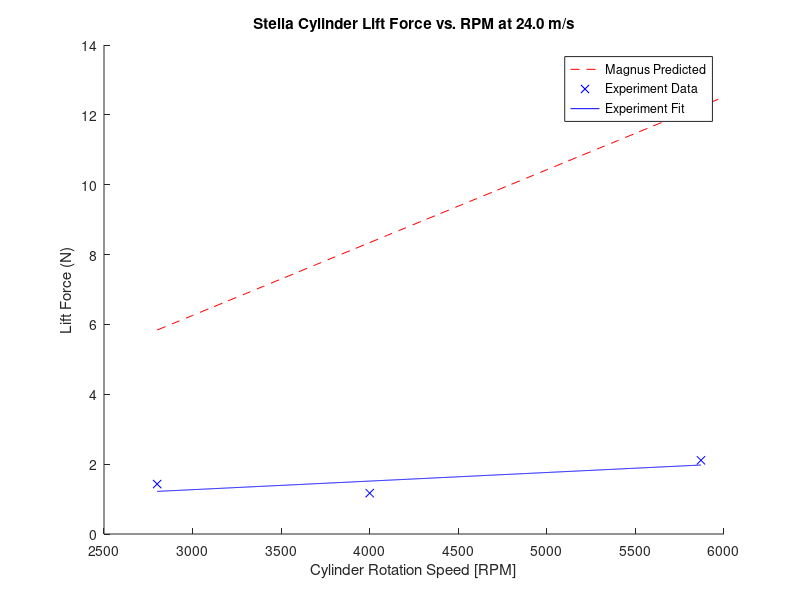
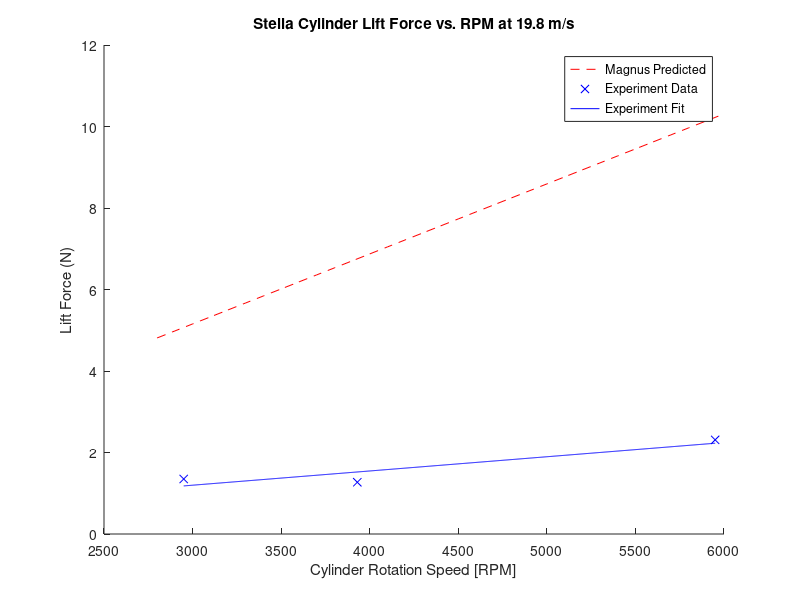
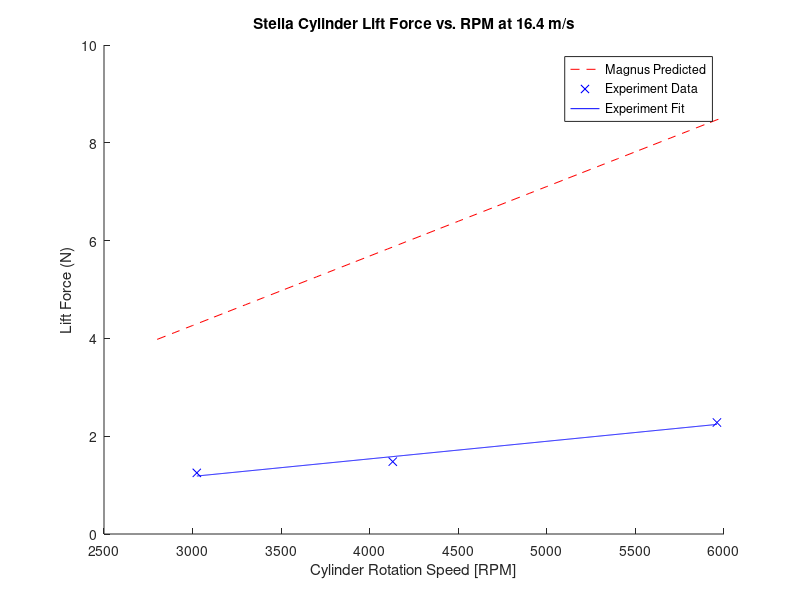
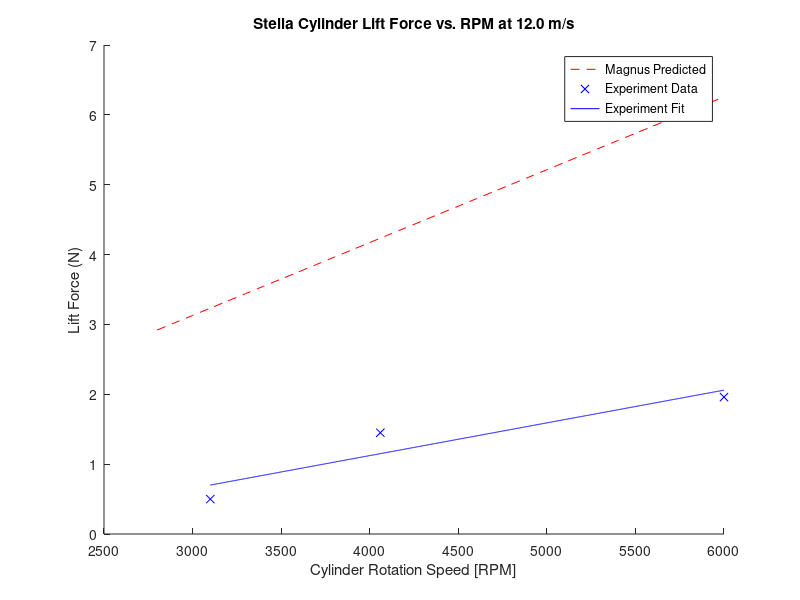

These charts were generated, in order, by the following MATLAB code: (Note: this script raises an error after producing the figures.)
clear all;
close all;
clc;
% Magnus Effect Overview
% Variables:
% FL: lift force - measured by force balance
% rho: air density - calculated from the day's atmospheric pressure
% v: air speed - calculated using pitot tube
% G: vortex strength - found using G = 2*pi*r^2*omega
%                                   r: cylinder radius
%                                   omega: RPM in rad/s
% L: length of the cylinder
% FL = rho*v*G*L = rho*v*4*pi^2*r^2*omega*L = rho*v*4*pi^2*r^2*omega*L
% 
% Topics to analyze:
% 1. Effect of changing RPM on lift force at constant wind speed
%       - expect linear relationship
% 2. Effect of changing wind speed on lift force at constant RPM
%       - expect linear relationship
% 3. Effect of linearly increasing wind speed on lift force
%       - expect linear relationship

%%%%%%%%%%%%%%%%%%%%%%%%%%%%%%%%%%%%%%%%%%%%%%%%%%%%%%%%%%
% Authors: Feng, Zhangxi; Popecki, Simon; Skinner, James %
% Course: ME646                                          %
% Project: Cylindrical Airfoil Magnus Effect             %
% Date: May 1, 2017                                      %
%%%%%%%%%%%%%%%%%%%%%%%%%%%%%%%%%%%%%%%%%%%%%%%%%%%%%%%%%%

%% Overall experiment variables
% See attached excel sheet for the experiment data
% windspeeds from pitot tube readings:
speed4 = 24.01946618; % [m/s]
speed3 = 19.78614266;
speed2 = 16.36650742;
speed1 = 12.00973309;
airrho = 1.2093;
% [kg/m^3] from ideal gas law and the barometric pressure of the day


%% 1. Effect of RPM on lift force at constant wind speed for each airfoil

%% stella - r = 57.91/2000; % radius in [m]
rStella = 57.91/2000;
LStella = 0.130175; % length of stella in meters
forceStella = [0.5,1.45,1.96;...
            1.25,1.48,2.28;...
            1.35,1.27,2.31;...
            1.43,1.17,2.11];
RPMStella = [3100,4060,6000;...
            3024,4130,5960;...
            2950,3930,5950;...
            2800,4000,5870]; % convert from [rpm] to [rps]
% expected relationship
RPMMagnusStella = (2800:100:6000); % [rpm]

% FL = 4*pi^2*r^2*rho*v*omega*L
FLStella4 = 4*pi^2*rStella^2*airrho*speed4.*RPMMagnusStella/60*LStella;
FLStella3 = 4*pi^2*rStella^2*airrho*speed3.*RPMMagnusStella/60*LStella;
FLStella2 = 4*pi^2*rStella^2*airrho*speed2.*RPMMagnusStella/60*LStella;
FLStella1 = 4*pi^2*rStella^2*airrho*speed1.*RPMMagnusStella/60*LStella;

% polyfitting data to line
% speed4
stellaFit4 = polyfit(RPMStella(4,:),forceStella(4,:),1);
stellaFit4x = 2800:(5870-2800)/1000:5870;
stellaFit4y = stellaFit4x*stellaFit4(1) + stellaFit4(2);
% speed3
stellaFit3 = polyfit(RPMStella(3,:),forceStella(3,:),1);
stellaFit3x = 2950:(5950-2950)/1000:5950;
stellaFit3y = stellaFit3x*stellaFit3(1) + stellaFit3(2);
% speed2
stellaFit2 = polyfit(RPMStella(2,:),forceStella(2,:),1);
stellaFit2x = 3024:(5960-3024)/1000:5960;
stellaFit2y = stellaFit2x*stellaFit2(1) + stellaFit2(2);
% speed1
stellaFit1 = polyfit(RPMStella(1,:),forceStella(1,:),1);
stellaFit1x = 3100:(6000-3100)/1000:6000;
stellaFit1y = stellaFit1x*stellaFit1(1) + stellaFit1(2);

% speed4 plots
figure;
hold on;
plot(RPMMagnusStella,FLStella4,'r--');
plot(RPMStella(4,:),forceStella(4,:),'bx',stellaFit4x,stellaFit4y,'b');
xlabel('Cylinder Rotation Speed [RPM]');
ylabel('Lift Force (N)');
title('Stella Cylinder Lift Force vs. RPM at 24.0 m/s');
l = legend('Magnus Predicted','Experiment Data','Experiment Fit','Location','best');
%set(l,'FontSize',12);

% speed3 plots
figure;
hold on;
plot(RPMMagnusStella,FLStella3,'r--');
plot(RPMStella(3,:),forceStella(3,:),'bx',stellaFit3x,stellaFit3y,'b');
xlabel('Cylinder Rotation Speed [RPM]');
ylabel('Lift Force (N)');
title('Stella Cylinder Lift Force vs. RPM at 19.8 m/s');
l = legend('Magnus Predicted','Experiment Data','Experiment Fit','Location','best');
%set(l,'FontSize',12);

% speed2 plots
figure;
hold on;
plot(RPMMagnusStella,FLStella2,'r--');
plot(RPMStella(2,:),forceStella(2,:),'bx',stellaFit2x,stellaFit2y,'b');
xlabel('Cylinder Rotation Speed [RPM]');
ylabel('Lift Force (N)');
title('Stella Cylinder Lift Force vs. RPM at 16.4 m/s');
l = legend('Magnus Predicted','Experiment Data','Experiment Fit','Location','best');
%set(l,'FontSize',12);

% speed1 plots
figure;
hold on;
plot(RPMMagnusStella,FLStella1,'r--');
plot(RPMStella(1,:),forceStella(1,:),'bx',stellaFit1x,stellaFit1y,'b');
xlabel('Cylinder Rotation Speed [RPM]');
ylabel('Lift Force (N)');
title('Stella Cylinder Lift Force vs. RPM at 12.0 m/s');
l = legend('Magnus Predicted','Experiment Data','Experiment Fit','Location','best');
%set(l,'FontSize',12);

%% Bud - r = 83.82/2000; % radius in [m]
rBud = 83.82/2000; % finding radius from diamter in [mm] to [m]
LBud = 0.1762125; % length of bud cylinder in meters
forceBud = [2.3,3.17,1.65;...
            0,0,0;...
            10.13,21.92,13.91;...
            10.25,13.11,8.97];
RPMBud = [3200,4940,5800;...
        0,0,0;...
        3291,4700,5844;...
        3100,4860,5916]; % convert from [rpm] to [rps]
% expected relationship
RPMMagnusBud = (2500:100:6000); % [rpm]

% FL = 4*pi^2*r^2*rho*v*omega*L
FLBud4 = 4*pi^2*rBud^2*airrho*speed4.*RPMMagnusBud/60*LBud;
FLBud3 = 4*pi^2*rBud^2*airrho*speed3.*RPMMagnusBud/60*LBud;
FLBud2 = 4*pi^2*rBud^2*airrho*speed2.*RPMMagnusBud/60*LBud;
FLBud1 = 4*pi^2*rBud^2*airrho*speed1.*RPMMagnusBud/60*LBud;

% polyfitting data to line
% speed4
budFit4 = polyfit(RPMBud(4,:),forceBud(4,:),1);
budFit4x = 3100:(5916-3100)/1000:5916;
budFit4y = budFit4x*budFit4(1) + budFit4(2);
% speed3
budFit3 = polyfit(RPMBud(3,:),forceBud(3,:),1);
budFit3x = 3291:(5844-3291)/1000:5844;
budFit3y = budFit3x*budFit3(1) + budFit3(2);
% speed1
budFit1 = polyfit(RPMBud(1,:),forceBud(1,:),1);
budFit1x = 3200:(5800-3200)/1000:5800;
budFit1y = budFit1x*budFit1(1) + budFit1(2);

% speed4 plots
figure;
hold on;
plot(RPMMagnusBud,FLBud4,'r--');
plot(RPMBud(4,:),forceBud(4,:),'bx',budFit4x,budFit4y,'b');
xlabel('Cylinder Rotation Speed [RPM]');
ylabel('Lift Force (N)');
title('Bud Heavy Cylinder Lift Force vs. RPM at 24.0 m/s');
l = legend('Magnus Predicted','Experiment Data','Experiment Fit','Location','best');
%set(l,'FontSize',12);

% speed3 plots
figure;
hold on;
plot(RPMMagnusBud,FLBud3,'r--');
plot(RPMBud(3,:),forceBud(3,:),'bx',budFit3x,budFit3y,'b');
xlabel('Cylinder Rotation Speed [RPM]');
ylabel('Lift Force (N)');
title('Bud Heavy Lift Force vs. RPM at 19.8 m/s');
l = legend('Magnus Predicted','Experiment Data','Experiment Fit','Location','best');
%set(l,'FontSize',12);

% speed2 plot for Bud does not exist

% speed1 plots
figure;
hold on;
plot(RPMMagnusBud,FLBud1,'r--');
plot(RPMBud(1,:),forceBud(1,:),'bx',budFit1x,budFit1y,'b');
xlabel('Cylinder Rotation Speed [RPM]');
ylabel('Lift Force (N)');
title('Bud Heavy Cylinder Lift Force vs. RPM at 12.0 m/s');
l = legend('Magnus Predicted','Experiment Data','Experiment Fit','Location','best');
%set(l,'FontSize',12);

%% Quaker - r = 128.27/2000; % radius in [m]
rQuaker = 128.27/2000;
LQuaker = 0.2286; % length of quaker oats cylinder in meters
forceQuaker = [3.72,3.14,4.35;...
            6,4.97,5.26;...
            8.42,7.25,7.67;...
            10.6,15.5,10.43];
RPMQuaker = [3720,4560,5560;...
            3660,4470,5630;...
            3675,4050,5500;...
            3000,3160,5200]; % convert from [rpm] to [rps]
% expected relationship
RPMMagnusQuaker = (2500:100:6000); % [rpm]

% FL = 4*pi^2*r^2*rho*v*omega*L
FLQuaker4 = 4*pi^2*rQuaker^2*airrho*speed4.*RPMMagnusQuaker/60*LQuaker;
FLQuaker3 = 4*pi^2*rQuaker^2*airrho*speed3.*RPMMagnusQuaker/60*LQuaker;
FLQuaker2 = 4*pi^2*rQuaker^2*airrho*speed2.*RPMMagnusQuaker/60*LQuaker;
FLQuaker1 = 4*pi^2*rQuaker^2*airrho*speed1.*RPMMagnusQuaker/60*LQuaker;

% polyfitting data to line
% speed4
quakerFit4 = polyfit(RPMQuaker(4,:),forceQuaker(4,:),1);
quakerFit4x = 3000:(5200-3000)/1000:5200;
quakerFit4y = quakerFit4x*quakerFit4(1) + quakerFit4(2);
% speed3
quakerFit3 = polyfit(RPMQuaker(3,:),forceQuaker(3,:),1);
quakerFit3x = 3675:(5500-3675)/1000:5500;
quakerFit3y = quakerFit3x*quakerFit3(1) + quakerFit3(2);
% speed2
quakerFit2 = polyfit(RPMQuaker(2,:),forceQuaker(2,:),1);
quakerFit2x = 3660:(5630-3660)/1000:5630;
quakerFit2y = quakerFit2x*quakerFit2(1) + quakerFit2(2);
% speed1
quakerFit1 = polyfit(RPMQuaker(1,:),forceQuaker(1,:),1);
quakerFit1x = 3720:(5560-3720)/1000:5560;
quakerFit1y = quakerFit1x*quakerFit1(1) + quakerFit1(2);

% speed4 plots
figure;
hold on;
plot(RPMMagnusQuaker,FLQuaker4,'r--');
plot(RPMQuaker(4,:),forceQuaker(4,:),'bx',quakerFit4x,quakerFit4y,'b');
xlabel('Cylinder Rotation Speed [RPM]');
ylabel('Lift Force (N)');
title('Quaker Oats Cylinder Lift Force vs. RPM at 24.0 m/s');
l = legend('Magnus Predicted','Experiment Data','Experiment Fit','Location','best');
%set(l,'FontSize',12);

% speed3 plots
figure;
hold on;
plot(RPMMagnusQuaker,FLQuaker3,'r--');
plot(RPMQuaker(3,:),forceQuaker(3,:),'bx',quakerFit3x,quakerFit3y,'b');
xlabel('Cylinder Rotation Speed [RPM]');
ylabel('Lift Force (N)');
title('Quaker Oats Cylinder Lift Force vs. RPM at 19.8 m/s');
l = legend('Magnus Predicted','Experiment Data','Experiment Fit','Location','best');
%set(l,'FontSize',12);

% speed2 plots
figure;
hold on;
plot(RPMMagnusQuaker,FLQuaker2,'r--');
plot(RPMQuaker(2,:),forceQuaker(2,:),'bx',quakerFit2x,quakerFit2y,'b');
xlabel('Cylinder Rotation Speed [RPM]');
ylabel('Lift Force (N)');
title('Quaker Oats Cylinder Lift Force vs. RPM at 16.4 m/s');
l = legend('Magnus Predicted','Experiment Data','Experiment Fit','Location','best');
%set(l,'FontSize',12);

% speed1 plots
figure;
hold on;
plot(RPMMagnusQuaker,FLQuaker1,'r--');
plot(RPMQuaker(1,:),forceQuaker(1,:),'bx',quakerFit1x,quakerFit1y,'b');
xlabel('Cylinder Rotation Speed [RPM]');
ylabel('Lift Force (N)');
title('Quaker Oats Cylinder Lift Force vs. RPM at 12.0 m/s');
l = legend('Magnus Predicted','Experiment Data','Experiment Fit','Location','best');
%set(l,'FontSize',12);

%% comparison to theory completed, looking for patterns within the collected
% data
% plot of just the experimental data
% quaker oats cylinder
figure;
hold on;
plot(RPMQuaker(4,:),forceQuaker(4,:),'--*');
plot(RPMQuaker(3,:),forceQuaker(3,:),'--x');
plot(RPMQuaker(2,:),forceQuaker(2,:),'--d');
plot(RPMQuaker(1,:),forceQuaker(1,:),'--s');
grid on;
xlabel('Rotation Speed (RPM)');
ylabel('Life Force (N)');
title({'Measured Lift Force of Quaker Oats Cylinder vs. RPM','at Constant Wind Speeds'});
l = legend('Location','best','24.0 m/s','19.8 m/s','16.4 m/s','12.0 m/s');
%set(l,'FontSize',12);

% Bud Heavy cylinder
figure;
hold on;
plot(RPMBud(4,:),forceBud(4,:),'--*');
plot(RPMBud(3,:),forceBud(3,:),'--x');
plot(RPMBud(1,:),forceBud(1,:),'--s');
grid on;
xlabel('Rotation Speed (RPM)','FontSize',12);
ylabel('Life Force (N)','FontSize',12);
title({'Measured Lift Force of Bud Heavy Cylinder vs. RPM','at Constant Wind Speeds'});
l = legend('Location','northeast','24.0 m/s','19.8 m/s','12.0 m/s');
%set(l,'FontSize',12);
text(3150,24,'16.4 m/s wind speed has no data','FontSize',12);

% Stella cylinder
figure;
hold on;
plot(RPMStella(4,:),forceStella(4,:),'--*');
plot(RPMStella(3,:),forceStella(3,:),'--x');
plot(RPMStella(2,:),forceStella(2,:),'--d');
plot(RPMStella(1,:),forceStella(1,:),'--s');
grid on;
xlabel('Rotation Speed (RPM)');
ylabel('Life Force (N)');
title({'Measured Lift Force of Stella Cylinder vs. RPM','at Constant Wind Speeds'});
l = legend('Location','best','24.0 m/s','19.8 m/s','16.4 m/s','12.0 m/s');
%set(l,'FontSize',12);

%% 2. Effect of changing wind speed on lift force

%% Calculating Reynolds number for 3 cylinders and all 4 speeds 

speeds1to4 = [speed1,speed2,speed3,speed4];
speeds1to5stella = [speed1,speed2,speed3,speed4,29.420];
nu = 15.11e-6; % (m^2/s) kinematic viscosity of air at room temperature

ReStella = speeds1to5stella.*(rStella*2)/nu;
ReBud = speeds1to4.*(rBud*2)/nu;
ReQuaker = speeds1to4.*(rQuaker*2)/nu;
strReStella = sprintf('Re = %1.3d \n',ReStella);
strReBud = sprintf('Re = %1.3d \n',ReBud);
strReQuaker = sprintf('Re = %1.3d \n',ReQuaker);
disp('Stella Reynolds Number for velocities in increasing magnitude (12.0,16.4,19.8,24.0) m/s')
disp(strReStella)
disp('Bud Heavy Reynolds Number for velocities in increasing magnitude (12.0,19.8,24.0) m/s')
disp(strReBud)
disp('Quaker Reynolds Number for velocities in increasing magnitude (12.0,16.4,19.8,24.0) m/s')
disp(strReQuaker)


%% Plotting all the data
% Experiment was conducted to have approximately the same RPM. Assuming the
% difference in lift force from <300 RPM difference is negligible for the
% purpose of seeking a pattern.

speeds = [speed4,speed3,speed2,speed1];

% Stella Cylinder
figure;
hold on;
plot(speeds,forceStella(:,3),'--*');
plot(speeds,forceStella(:,2),'-.x');
plot(speeds,forceStella(:,1),'k:d');
xlim([10 26]);
xlabel('Wind Speeds (m/s)','FontSize',12);
ylabel('Lift Force (N)','FontSize',12);
title({'Effect of Wind Speed on Stella Cylinder Lift Force','Assuming Constant RPM'});
l = legend('Location','southwest','~3000 RPM','~4000 RPM','~6000 RPM');
%set(l,'FontSize',12);

% Bud Cylinder
figure;
hold on;
plot(speeds([1,3,4]),forceBud([1,3,4],3),'--*');
plot(speeds([1,3,4]),forceBud([1,3,4],2),'-.x');
plot(speeds([1,3,4]),forceBud([1,3,4],1),'k:d');
xlim([10 26]);
xlabel('Wind Speeds (m/s)','FontSize',12);
ylabel('Lift Force (N)','FontSize',12);
title({'Effect of Wind Speed on Bud Cylinder Lift Force','Assuming Constant RPM'});
l = legend('Location','best','~3000 RPM','~5000 RPM','~6000 RPM');
%set(l,'FontSize',12);

% Oats Cylinder
figure;
hold on;
plot(speeds,forceQuaker(:,3),'--*');
plot(speeds,forceQuaker(:,2),'-.x');
plot(speeds,forceQuaker(:,1),'k:d');
xlim([10 26]);
xlabel('Wind Speeds (m/s)','FontSize',12);
ylabel('Lift Force (N)','FontSize',12);
title({'Effect of Wind Speed on Oats Cylinder Lift Force','Assuming Constant RPM'});
l = legend('Location','best','~3500 RPM','~4250 RPM','~5500 RPM');
%set(l,'FontSize',12);

%% fitting the wind speed data
stellaWindRPMfit6k = polyfit(speeds',forceStella(:,1),1);
sWRfitx = speeds(4):(speeds(1) - speeds(4))/10:speeds(1);
sWRfity = sWRfitx*stellaWindRPMfit6k(1) + stellaWindRPMfit6k(2);

figure;
plot(speeds,forceStella(:,1),'*',sWRfitx,sWRfity);
xlabel('Wind Speed (m/s)','FontSize',12);
ylabel('Lift Force (N)','FontSize',12);
title('Lift Force vs. Wind Speed Stella Cylinder at ~6000 rpm');
l = legend('Location','best','Data','Best Fit');
%set(l,'FontSize',12);

budWindRPMfit6k = polyfit(speeds([1,3,4])',forceBud([1,3,4],1),1);
bWRfitx = speeds(4):(speeds(1) - speeds(4))/10:speeds(1);
bWRfity = bWRfitx*budWindRPMfit6k(1) + budWindRPMfit6k(2);

figure;
plot(speeds([1,3,4]),forceBud([1,3,4],1),'*',bWRfitx,bWRfity);
xlabel('Wind Speed (m/s)','FontSize',12);
ylabel('Lift Force (N)','FontSize',12);
title('Lift Force vs. Wind Speed Bud Cylinder ~6000 rpm');
l = legend('Location','best','Data','Best Fit');
%set(l,'FontSize',12);

quakerWindRPMfit6k = polyfit(speeds',forceQuaker(:,1),1);
qWRfitx = speeds(4):(speeds(1) - speeds(4))/10:speeds(1);
qWRfity = qWRfitx*quakerWindRPMfit6k(1) + quakerWindRPMfit6k(2);

figure;
plot(speeds,forceQuaker(:,1),'*',qWRfitx,qWRfity);
xlabel('Wind Speed (m/s)','FontSize',12);
ylabel('Lift Force (N)','FontSize',12);
title('Lift Force vs. Wind Speed Quaker Cylinder ~6000 rpm');
l = legend('Location','best','Data','Best Fit');
%set(l,'FontSize',12);

%% 3. Effect of increasing wind speed on a fixed RPM on the lift force

%% Plotting and fitting
windSpeed = [11.12,16.37,20.3,23.59,26.47,29.42]; % [m/s]
liftForce = [0.67,0.61,0.5,0.4,0.36,0.47]; % [N]

windForceFit = polyfit(windSpeed,liftForce,1);
windForcex = linspace(windSpeed(1),windSpeed(end),6);
windForcey = windForcex*windForceFit(1) + windForceFit(2);

%% Error Analysis
% confidence interval-------------------------------------------
% defining the degree of freedom and confidence interval
N = length(windSpeed);
dF = N - (1 + 1);
confidenceLevel = 0.975; % Matlab uses one-tail probability

% finding the t score
t = tinv(confidenceLevel,dF);
% t = 2.3060

% average value of x axis data
xMean = mean(windSpeed);

% the sum of difference of X - xbar squared
SSxx = sum((windSpeed - xMean).^2);

% finding the term of sum of difference of y axis - yfit squared
SSres = sum((liftForce - windForcey).^2);

% finding Syx
Syx = sqrt(SSres/dF);

% fit confidence interval max and min
fitCf = t*Syx*sqrt(1/N + ((windSpeed - xMean).^2)/SSxx);
minFitCf = windForcey - fitCf;
maxFitCf = windForcey + fitCf;

% measurement confidence interval max and min
measCf = t*Syx*sqrt(1 + 1/N + ((windSpeed - xMean).^2)/SSxx);
minMeaCf = windForcey - measCf;
maxMeaCf = windForcey + measCf;
% confidence interval ends--------------------------------------

%% Plotting everythang
figure;
plot(windSpeed,liftForce,'x',windForcex,windForcey);
hold on;
p1 = plot(windSpeed,minFitCf,'r:');
p2 = plot(windSpeed,maxFitCf,'r:');
p3 = plot(windSpeed,minMeaCf,'b--');
p4 = plot(windSpeed,maxMeaCf,'b--');
set(get(get(p2,'Annotation'),'LegendInformation'),...
    'IconDisplayStyle','off');
set(get(get(p4,'Annotation'),'LegendInformation'),...
    'IconDisplayStyle','off');
xlabel('Wind Speed (m/s)','FontSize',12);
ylabel('Lift Force (N)','FontSize',12);
title('Lift Force vs. Wind Speed for Stella Cylinder');
l = legend('Location','best','Experiment Data','Best fit line','Confidence of Fit','Confidence of Measurement');
%set(l,'FontSize',12);

%% Calculateing the Coefficient of Lift 
%  THEORETICAL

% Below calculations were done using the equation found 
% in Tokumaru pdf
% Note: in the document a = radius
% CL = Lift/length*rhoair*(velocity.^2)*radius

% Coeffeicient of lift for Stella
CLthStella1 = FLStella1/(LStella*airrho*(speed1^2)*rStella);
CLthStella2 = FLStella2/(LStella*airrho*(speed2^2)*rStella);
CLthStella3 = FLStella3/(LStella*airrho*(speed3^2)*rStella);
CLthStella4 = FLStella4/(LStella*airrho*(speed4^2)*rStella);

% Coeffeicient of lift for Bud Heavy
CLthBud1 = FLBud1/(LBud*airrho*(speed1^2)*rBud);
CLthBud2 = FLBud2/(LBud*airrho*(speed2^2)*rBud);
CLthBud3 = FLBud3/(LBud*airrho*(speed3^2)*rBud);
CLthBud4 = FLBud4/(LBud*airrho*(speed4^2)*rBud);

% Coeffeicient of lift for Oats
CLthQuaker1 = FLQuaker1/(LQuaker*airrho*(speed1^2)*rQuaker);
CLthQuaker2 = FLQuaker2/(LQuaker*airrho*(speed2^2)*rQuaker);
CLthQuaker3 = FLQuaker3/(LQuaker*airrho*(speed3^2)*rQuaker);
CLthQuaker4 = FLQuaker4/(LQuaker*airrho*(speed4^2)*rQuaker);

%% Plot Theoretical Coefficent of Lift

figure
hold on
plot(RPMMagnusStella,CLthStella1,'-')
plot(RPMMagnusStella,CLthStella2,'-')
plot(RPMMagnusStella,CLthStella3,'-')
plot(RPMMagnusStella,CLthStella4,'-')
title('Theoretical Coefficient of Lift for Stella Cylinder')
xlabel('Velocity (m/s)')
ylabel('C_L')
legend('Location','northwest','12.0 m/s','16.4 m/s','19.8 m/s','24.0 m/s')
grid on 

figure
hold on
plot(RPMMagnusBud,CLthBud1,'-')
plot(RPMMagnusBud,CLthBud2,'-')
plot(RPMMagnusBud,CLthBud3,'-')
plot(RPMMagnusBud,CLthBud4,'-')
title('Theoretical Coefficient of Lift for Bud Heavy Cylinder')
xlabel('Velocity (m/s)')
ylabel('C_L')
legend('Location','northwest','12.0 m/s','16.4 m/s','19.8 m/s','24.0 m/s')
grid on 

figure
hold on
plot(RPMMagnusQuaker,CLthQuaker1,'-')
plot(RPMMagnusQuaker,CLthQuaker2,'-')
plot(RPMMagnusQuaker,CLthQuaker3,'-')
plot(RPMMagnusQuaker,CLthQuaker4,'-')
title('Theoretical Coefficient of Lift for Quaker Oat Cylinder')
xlabel('Velocity (m/s)')
ylabel('C_L')
legend('Location','northwest','12.0 m/s','16.4 m/s','19.8 m/s','24.0 m/s')
grid on 


%% Calculateing the Coefficient of Lift 
%  EXPERIMENTAL

% Below calculations were done using the equation found 
% in Tokumaru pdf
% Note: in the document a = radius
% CL = Lift/rhoair*(velocity.^2)*radius

% All speeds in order of smallest to greatest magnitude of velocity
%speedslr = fliplr(speeds);

% Coeffeicient of lift for Stella
% Organized by trial (Constant windpeed, changing rpm)
CLexpStella1 = forceStella(1,:)./(LStella*airrho*(speed1^2)*rStella);
CLexpStella2 = forceStella(2,:)./(LStella*airrho*(speed2^2)*rStella);
CLexpStella3 = forceStella(3,:)./(LStella*airrho*(speed3^2)*rStella);
CLexpStella4 = forceStella(4,:)./(LStella*airrho*(speed4^2)*rStella);

% Constant RPM and changing wind speed for Stella error analysis
CLexpStella5 = liftForce./(LStella*airrho.*(windSpeed.^2)*rStella);
windForceFitCL = polyfit(windSpeed,CLexpStella5,1);
windForcexCL = linspace(windSpeed(1),windSpeed(end),6);
windForceyCL = windForcexCL*windForceFitCL(1) + windForceFitCL(2);
SSresCL = sum((CLexpStella5 - windForceyCL).^2);
SyxCL = sqrt(SSresCL/dF);
fitCfCL = t*SyxCL*sqrt(1/N + ((windSpeed - xMean).^2)/SSxx);
minFitCfCL = windForceyCL - fitCfCL;
maxFitCfCL = windForceyCL + fitCfCL;
measCfCL = t*SyxCL*sqrt(1 + 1/N + ((windSpeed - xMean).^2)/SSxx);
minMeaCfCL = windForceyCL - measCfCL;
maxMeaCfCL = windForceyCL + measCfCL;



% Coeffeicient of lift for Bud Heavy
% Organized by trial (Constant windpeed, changing rpm)
CLexpBud1 = forceBud(1,:)./(LBud*airrho*(speed1^2)*rBud);
CLexpBud3 = forceBud(3,:)./(LBud*airrho*(speed3^2)*rBud);
CLexpBud4 = forceBud(4,:)./(LBud*airrho*(speed4^2)*rBud);


% Coeffeicient of lift for Oats
% Organized by trial (Constant windpeed, changing rpm)
CLexpQuaker1 = forceQuaker(1,:)./(LQuaker*airrho*(speed1^2)*rQuaker);
CLexpQuaker2 = forceQuaker(2,:)./(LQuaker*airrho*(speed2^2)*rQuaker);
CLexpQuaker3 = forceQuaker(3,:)./(LQuaker*airrho*(speed3^2)*rQuaker);
CLexpQuaker4 = forceQuaker(4,:)./(LQuaker*airrho*(speed4^2)*rQuaker);

%% Plot for Experimental Coefficient of Lift

figure
hold on
plot(RPMStella(1,:),CLexpStella1,'--o')
plot(RPMStella(2,:),CLexpStella2,'--o')
plot(RPMStella(3,:),CLexpStella3,'--o')
plot(RPMStella(4,:),CLexpStella4,'--o')
title('Experimental Coefficient of Lift for Stella Cylinder')
xlabel('Velocity (m/s)')
ylabel('C_L')
legend('Location','northwest','12.0 m/s','16.4 m/s','19.8 m/s','24.0 m/s')
grid on 

figure
hold on
plot(RPMBud(1,:),CLexpBud1,'--o')
plot(RPMBud(3,:),CLexpBud3,'--o')
plot(RPMBud(4,:),CLexpBud4,'--o')
title('Experimental Coefficient of Lift for Bud Heavy Cylinder')
xlabel('Velocity (m/s)')
ylabel('C_L')
legend('Location','northwest','12.0 m/s','19.8 m/s','24.0 m/s')
grid on 

figure
hold on
plot(RPMQuaker(1,:),CLexpQuaker1,'--o')
plot(RPMQuaker(2,:),CLexpQuaker2,'--o')
plot(RPMQuaker(3,:),CLexpQuaker3,'--o')
plot(RPMQuaker(4,:),CLexpQuaker4,'--o')
title('Experimental Coefficient of Lift for Quaker Oat Cylinder')
xlabel('Velocity (m/s)')
ylabel('C_L')
legend('Location','northwest','12.0 m/s','16.4 m/s','19.8 m/s','24.0 m/s')
grid on 

figure;
plot(windSpeed,CLexpStella5,'x',windForcexCL,windForceyCL);
hold on;
p1 = plot(windSpeed,minFitCfCL,'r:');
p2 = plot(windSpeed,maxFitCfCL,'r:');
p3 = plot(windSpeed,minMeaCfCL,'b--');
p4 = plot(windSpeed,maxMeaCfCL,'b--');
set(get(get(p2,'Annotation'),'LegendInformation'),...
    'IconDisplayStyle','off');
set(get(get(p4,'Annotation'),'LegendInformation'),...
    'IconDisplayStyle','off');
xlabel('Wind Speed (m/s)','FontSize',12);
ylabel('C_L','FontSize',12);
title('Coefficient of Lift vs. Wind Speed for Stella Cylinder');
l = legend('Location','best','Experiment Data','Best fit line','Confidence of Fit','Confidence of Measurement');

%% Vortex Shedding 

% Below approximation generally holds true for range of Reynolds numbers in
% 250 < Re < 2x10^5

% Strouhal Number
StStella = 0.198*(1 - 19.7./ReStella);
StBud = 0.198*(1 - 19.7./ReBud);
StQuaker = 0.198*(1 - 19.7./ReQuaker);

% f = St*v_wind/diameter
% Vortex frequency
fvStella = StStella.*speeds1to5stella/(rStella*2);
fvBud = StBud.*speeds1to4/(rBud*2);
fvQuaker = StQuaker.*speeds1to4/(rQuaker*2);

%% Misc Info

MStoMPH = 2.23694; % m/s to mph

mph1 = speed1*MStoMPH; % slowest test speed m/s to mph
mph4 = speed4*MStoMPH; % fastest for most tests m/s to mph
mphMAX = windSpeed(end)*MStoMPH; % Max wind speed for stella on the last test

mphstr1 = sprintf('Our slowest test wind speed of %1.1f m/s = %1.1f mph',speed1,mph1);
mphstr2 = sprintf('Our "fastest" test wind speed (for our primary tests of 3 cylinders) of %1.1f m/s = %1.1f mph',speed4,mph4);
mphstr3 = sprintf('Our MAX test wind speed on Stella was %1.1f m/s = %1.1f mph',windSpeed(end),mphMAX);

disp(mphstr1)
disp(mphstr2)
disp(mphstr3)
